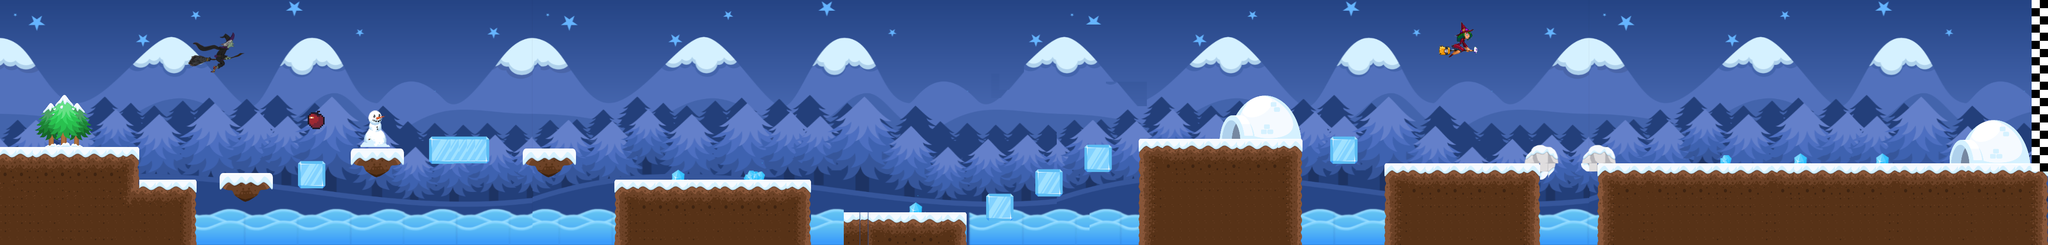

A 2D game scene composited from a Tiled map and its tileset images. What follows is a short description and the map's XML, with each tile layer's data collapsed to a summary:
An orthogonal 250x30 tile map with 16x16 px tiles, 4 tile layers (Background, Sea, Spikes, Ground), 6 tilesets and 45 objects.

<map version="1.4" tiledversion="1.4.3" orientation="orthogonal" renderorder="right-down" width="250" height="30" tilewidth="16" tileheight="16" infinite="0" nextlayerid="19" nextobjectid="253">
 <tileset firstgid="1" source="tilesets/u1jZnO.tsx" />
 <tileset firstgid="4201" source="tilesets/BG.tsx" />
 <tileset firstgid="5162" source="tilesets/Christmas.tsx" />
 <tileset firstgid="6667" source="tilesets/try.tsx" />
 <tileset firstgid="12827" name="tileset" tilewidth="16" tileheight="16" tilecount="1160" columns="58">
  <image source="tilesets/tileset.png" width="928" height="320" />
 </tileset>
 <tileset firstgid="13987" name="d6t9hjj-c3db12c0-0e29-4b3b-a14b-5fcb16ed1e77" tilewidth="16" tileheight="16" tilecount="2160" columns="36">
  <image source="tilesets/d6t9hjj-c3db12c0-0e29-4b3b-a14b-5fcb16ed1e77.png" width="576" height="960" />
 </tileset>
 <layer id="12" name="Background" width="250" height="30">
  <data>[7500 cells, 7500 non-empty, 1950 distinct tile ids]</data>
 </layer>
 <layer id="2" name="Sea" width="250" height="30">
  <data>[7500 cells, 655 non-empty, 274 distinct tile ids]</data>
 </layer>
 <layer id="6" name="Spikes" width="250" height="30">
  <data>[7500 cells, 306 non-empty, 154 distinct tile ids]</data>
 </layer>
 <layer id="3" name="Ground" width="250" height="30">
  <data>[7500 cells, 2212 non-empty, 272 distinct tile ids]</data>
 </layer>
 <objectgroup id="13" name="Boundiries">
  <object id="232" x="0" y="0" width="5.33333" height="485.333" />
  <object id="233" x="7.57576" y="6.06061" width="3986.36" />
  <object id="234" x="4000" y="24.2424" height="203.03" />
 </objectgroup>
 <objectgroup id="7" name="Ground">
  <object id="196" x="0.5" y="287" width="269" height="197" />
  <object id="197" x="273.5" y="351.5" width="111" height="128" />
  <object id="198" x="426.833" y="337.333" width="106" height="57" />
  <object id="199" x="686" y="288.5" width="102.667" height="57" />
  <object id="200" x="837" y="267.167" width="118.333" height="55" />
  <object id="201" x="1019" y="292.5" width="106" height="57" />
  <object id="203" x="1204.67" y="350.5" width="375.333" height="131" />
  <object id="208" x="2225" y="275.5" width="318" height="205" />
  <object id="209" x="2118" y="283.5" width="54.573" height="52.6798" />
  <object id="210" x="1651" y="416.5" width="238" height="64" />
  <object id="215" x="2704" y="319.5" width="303" height="161" />
  <object id="216" x="3121" y="318.5" width="876" height="162" />
  <object id="217" x="3088" y="287" width="62" height="32" />
  <object id="218" x="2975" y="287.5" width="70" height="33" />
  <object id="248" x="580.667" y="314.667" width="57.3333" height="58" />
  <object id="249" x="2022" y="332" width="55" height="51" />
  <object id="250" x="1923" y="380" width="56" height="37" />
  <object id="251" x="2597" y="266" width="54" height="59" />
 </objectgroup>
 <objectgroup id="9" name="Door">
  <object id="205" x="2385.67" y="112.333" width="160" height="157.667" />
  <object id="214" x="3809.83" y="161.667" width="155.606" height="156.667" />
 </objectgroup>
 <objectgroup id="8" name="Spikes">
  <object id="193" x="1456" y="334" width="33" height="16.6667" />
  <object id="195" x="1312.83" y="330.306" width="24.6667" height="18.8605" />
  <object id="212" x="1777.01" y="396.626" width="22.6667" height="19.3072" />
  <object id="223" x="3358" y="302.646" width="22" height="15.854" />
  <object id="224" x="3505.59" y="299.5" width="24.4073" height="17" />
  <object id="225" x="3662" y="299.5" width="29" height="17" />
 </objectgroup>
 <objectgroup id="14" name="Sea">
  <object id="226" x="386" y="406.5" width="808" height="71" />
  <object id="227" x="1582" y="414.5" width="66" height="63" />
  <object id="228" x="1893.5" y="417" width="330" height="62" />
  <object id="235" x="2548.48" y="403.03" width="148.485" height="72.7273" />
  <object id="236" x="3006.06" y="406.061" width="112.121" height="69.697" />
 </objectgroup>
 <objectgroup id="5" name="Finisgh Line">
  <object id="237" x="3968" y="6" width="10" height="328" />
 </objectgroup>
 <objectgroup id="15" name="Enemy Bounds">
  <object id="238" x="1203.33" y="198" width="1.33333" height="148" />
  <object id="239" x="1572.67" y="198" width="1.33333" height="148.667" />
  <object id="241" x="2598.33" y="259.667" width="56.6667" />
  <object id="242" x="2590.65" y="63.6702" width="59.3333" height="1.33333" />
  <object id="244" x="964" y="223.334" width="52" height="1.33333" />
  <object id="245" x="958" y="350.667" width="47.3333" />
 </objectgroup>
 <objectgroup id="16" name="Dragon">
  <object id="240" x="1378.67" y="311.333" width="29.3333" height="37.3333" />
 </objectgroup>
 <objectgroup id="17" name="BlueDragon">
  <object id="243" x="2612" y="174.667" width="32.6667" height="30.6667" />
  <object id="246" x="967.334" y="286.667" width="32.6667" height="33.3333" />
 </objectgroup>
 <objectgroup id="18" name="Fruit">
  <object id="252" x="598.98" y="216" width="38.0393" height="38.573" />
 </objectgroup>
</map>
